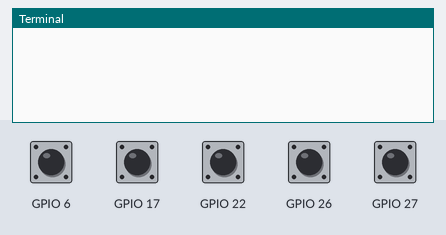
Bench run of a program on a simulated Raspberry Pi (BCM pin numbers). On the bench: the last lines printed to the terminal. Inputs (shaded band) come from the test bench; at power-on: GPIO 6, GPIO 17, GPIO 22, GPIO 26, GPIO 27 LOW.

Above: at 1.2 s.
1.3 s: GPIO 6 pulled HIGH for 0.15 s
At 1.8 s:
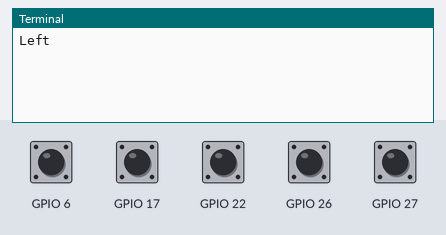
2.9 s: GPIO 17 pulled HIGH for 0.15 s
At 4.1 s:
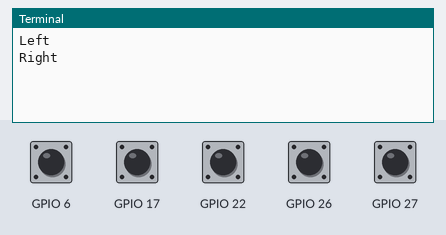
4.5 s: GPIO 22 pulled HIGH for 0.15 s
At 5.5 s:
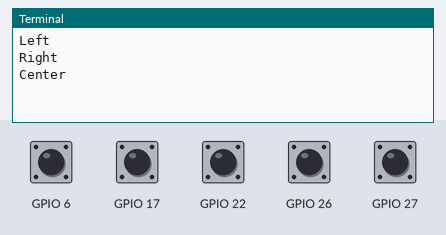
6.1 s: GPIO 26 pulled HIGH for 0.15 s
At 6.7 s:
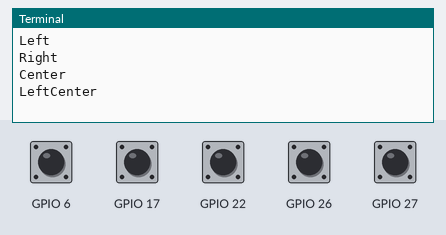
7.7 s: GPIO 27 pulled HIGH for 0.15 s
At 9.1 s:
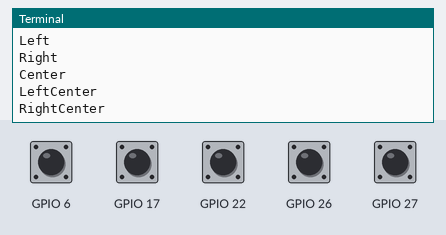

Measured:
- after the input at 1.3 s, the terminal: prints a new line at once (image 1)
- after the input at 2.9 s, the terminal: prints a new line at once (image 2)
- after the input at 4.5 s, the terminal: prints a new line at once (image 3)
- after the input at 6.1 s, the terminal: prints a new line at once (image 4)
- after the input at 7.7 s, the terminal: prints a new line at once (image 5)

The program:

controller.py
```python
import RPi.GPIO as GPIO
import time

GPIO.setmode(GPIO.BCM)

GPIO.setup(17, GPIO.IN, pull_up_down=GPIO.PUD_DOWN) #Right
GPIO.setup(27, GPIO.IN, pull_up_down=GPIO.PUD_DOWN) #RightCenter
GPIO.setup(22, GPIO.IN, pull_up_down=GPIO.PUD_DOWN) #Center
GPIO.setup(26, GPIO.IN, pull_up_down=GPIO.PUD_DOWN) #LeftCenter
GPIO.setup(6, GPIO.IN, pull_up_down=GPIO.PUD_DOWN) #Left

pressed = False

while True:
    if GPIO.input(17) == 1 and pressed == False:
        print('Right')
        pressed = True
    if GPIO.input(27) == 1 and pressed == False:
        print('RightCenter')
        pressed = True
    if GPIO.input(22) == 1 and pressed == False:
        print('Center')
        pressed = True
    if GPIO.input(26) == 1 and pressed == False:
        print('LeftCenter')
        pressed = True
    if GPIO.input(6) == 1 and pressed == False:
        print('Left')
        pressed = True

    if GPIO.input(17) == 0 and GPIO.input(27) == 0 and GPIO.input(22) == 0 and GPIO.input(26) == 0 and GPIO.input(6) == 0:
         pressed = False
```
